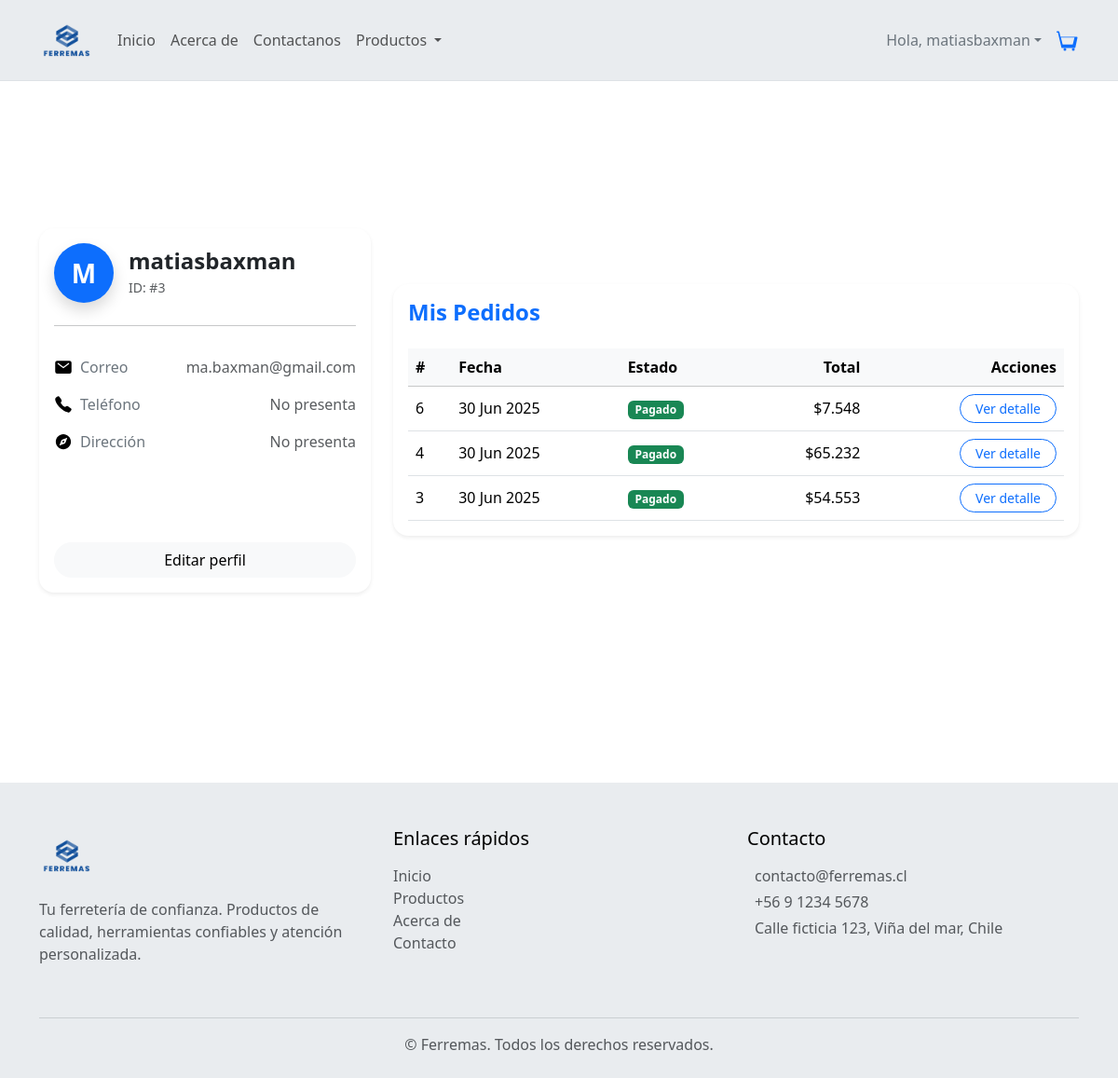
The page /users/profile/ (signed in) on the database its author committed.
### apps/users/models.py (models this page shows, shortened)
class CustomUser(AbstractUser):
    ROLE_CLIENT = 'CLIENTE'
    ROLE_SELLER = 'VENDEDOR'
    ROLE_WAREHOUSE = 'BODEGUERO'
    ROLE_ACCOUNTANT = 'CONTADOR'
    ROLE_ADMIN = 'ADMINISTRADOR'
    ROLE_CHOICES = [
        (ROLE_CLIENT, 'Cliente'),
        (ROLE_SELLER, 'Vendedor'),
        (ROLE_WAREHOUSE, 'Bodeguero'),
        (ROLE_ACCOUNTANT, 'Contador'),
        (ROLE_ADMIN, 'Administrador'),
    ]
    email = models.EmailField(unique=True)
    phone = models.CharField(max_length=15, blank=True)
    address = models.CharField(max_length=255, blank=True)
    role = models.CharField(
        max_length=20,
        choices=ROLE_CHOICES,
        default=ROLE_CLIENT,
        help_text="Rol del usuario"
    )
    objects = CustomUserManager()

### apps/store/models/orders.py (models this page shows, shortened)
class Order(models.Model):
    STATUS_PENDING = 'pending'
    STATUS_PAID = 'paid'
    STATUS_FAILED = 'failed'
    STATUS_CANCELLED = 'cancelled'
    STATUS_CHOICES = [
        (STATUS_PENDING, 'Pendiente'),
        (STATUS_PAID, 'Pagado'),
        (STATUS_FAILED, 'Fallido'),
        (STATUS_CANCELLED, 'Cancelado'),
    ]
    user = models.ForeignKey(settings.AUTH_USER_MODEL, on_delete=models.CASCADE)
    created_at = models.DateTimeField(auto_now_add=True)
    status = models.CharField(max_length=10, choices=STATUS_CHOICES, default=STATUS_PENDING)
    total = models.DecimalField(max_digits=12, decimal_places=2, default=Decimal('0.00'))
    shipping_address = models.CharField(max_length=255, default="")
    shipping_city = models.CharField(max_length=100, default="")
    shipping_region = models.CharField(max_length=100, default="")
    shipping_zip = models.CharField(max_length=20, default="")
    notes = models.TextField(blank=True, null=True)
    payment_token = models.CharField(max_length=100, unique=True, null=True, blank=True)

### apps/users/views.py (the view)
# urls.py: path('profile/', views.profile, name='profile'),
@login_required
def profile(request):
    user = request.user
    orders = Order.objects.filter(user=user).order_by('-created_at')
    context = {
        'user': user,
        'orders': orders,
    }
    return render(request, 'users/profile.html', context)

### apps/admin_panel/templatetags/clp_filters.py (called while the page is built)
@register.filter
def clp(value):
    try:
        value = float(value)
        return "${:,.0f}".format(value).replace(",", ".")
    except (ValueError, TypeError):
        return value

### apps/core/context_processors.py (called while the page is built)
def cart_item_count(request):
    count = 0
    if request.user.is_authenticated:
        cart = Cart.objects.filter(user=request.user).first()
        if cart:
            count = CartItem.objects.filter(cart=cart).aggregate(total=Sum('quantity'))['total'] or 0
    return {'cart_item_count': count}

### apps/users/templates/users/profile.html (shortened to what this page needs)
{% extends 'core/base.html' %}
{% load static %}
{% load clp_filters %}
{% block content %}
<div class="container d-flex flex-column min-vh-100 py-4 py-lg-5" style="margin-top: 40px;">
  <div class="row g-4 flex-grow-1 align-items-center justify-content-center">
    <div class="col-12 col-lg-4">
      <div class="card shadow-sm border-0 rounded-4 h-100">
        <div class="card-body pb-5 position-relative">
          <div class="d-flex align-items-center mb-4">
            <div class="avatar rounded-circle bg-primary text-white d-flex justify-content-center align-items-center shadow"
              style="width: 64px; height: 64px; font-size: 28px; font-weight: 600;">
              {{ user.username|slice:":1"|upper }}
            </div>
            <div class="ms-3">
              <h4 class="mb-1 fw-semibold text-break">{{ user.get_full_name|default:user.username }}</h4>
              <p class="text-muted mb-0 small">ID: #{{ user.id }}</p>
            </div>
          </div>
          <hr class="mb-4">
          <ul class="list-group list-group-flush mb-4">
            <li class="list-group-item px-0 d-flex justify-content-between align-items-center border-0">
              <div class="d-flex align-items-center text-secondary">
                <img src="{% static 'images/svg/email.svg' %}" class="me-2" style="width: 20px;"> Correo
              </div>
              <span class="text-muted text-break text-end">{{ user.email }}</span>
            </li>
            <li class="list-group-item px-0 d-flex justify-content-between align-items-center border-0">
              <div class="d-flex align-items-center text-secondary">
                <img src="{% static 'images/svg/call.svg' %}" class="me-2" style="width: 20px;"> Teléfono
              </div>
              <span class="text-muted text-end">{{ user.phone|default:"No presenta" }}</span>
            </li>
            <li class="list-group-item px-0 d-flex justify-content-between align-items-center border-0">
              <div class="d-flex align-items-center text-secondary">
                <img src="{% static 'images/svg/compass.svg' %}" class="me-2" style="width: 20px;"> Dirección
              </div>
              <span class="text-muted text-break text-end">{{ user.address|default:"No presenta" }}</span>
            </li>
          </ul>
        </div>
        <div class="card-footer bg-transparent border-top-0 py-3">
          <a href="{% url 'users:edit_profile' %}" class="btn btn-light rounded-pill w-100">
            Editar perfil
          </a>
        </div>
      </div>
    </div>
    <div class="col-12 col-lg-8">
      <div class="card shadow-sm border-0 rounded-4 h-100">
        <div class="card-body">
          <h4 class="mb-4 text-primary fw-semibold">Mis Pedidos</h4>
          {% if orders %}
          <div class="d-none d-lg-block">
            <div class="table-responsive" style="max-height: 500px; overflow-y: auto;">
              <table class="table table-hover align-middle mb-0">
                <thead class="table-light sticky-top">
                  <tr>
                    <th>#</th>
                    <th>Fecha</th>
                    <th>Estado</th>
                    <th class="text-end">Total</th>
                    <th class="text-end">Acciones</th>
                  </tr>
                </thead>
                <tbody>
                  {% for order in orders|slice:":5" %}
                  <tr>
                    <td>{{ order.id }}</td>
                    <td>{{ order.created_at|date:"d M Y" }}</td>
                    <td>
                      <span class="badge
                        {% if order.status == 'pending' %} bg-warning text-dark
                        {% elif order.status == 'paid' %} bg-success
                        {% elif order.status == 'cancelled' %} bg-danger
                        {% else %} bg-secondary
                        {% endif %}">
                        {{ order.get_status_display }}
                      </span>
                    </td>
                    <td class="text-end">{{ order.total|clp }}</td>
                    <td class="text-end">
                      <a href="{% url 'store:detail' order.id %}" class="btn btn-sm btn-outline-primary rounded-pill px-3">
                        Ver detalle
                      </a>
                    </td>
                  </tr>
                  {% endfor %}
                </tbody>
              </table>
            </div>
          </div>
          {% endif %}
        </div>
      </div>
    </div>
  </div>
</div>
{% endblock %}

### apps/core/templates/core/navbar.html (shortened to what this page needs)
{% load static %}
<nav class="navbar navbar-expand-lg border-bottom fixed-top bg-body-secondary">
    <div class="container">
        <a class="navbar-brand" href="{% url 'landing:index' %}">
            <img src="{% static 'images/icon/logo-transparent.png' %}" alt="Logo" style="max-height: 60px;">
        </a>
        <div class="collapse navbar-collapse" id="navbarNavDropdown">
            <ul class="navbar-nav me-auto mb-2 mb-lg-0">
                <li class="nav-item">
                    <a class="nav-link" href="{% url 'landing:index' %}">Inicio</a>
                </li>
                <li class="nav-item">
                    <a class="nav-link" href="{% url 'landing:about' %}">Acerca de</a>
                </li>
                <li class="nav-item">
                    <a class="nav-link" href="{% url 'landing:contact' %}">Contactanos</a>
                </li>
                <li class="nav-item dropdown position-static">
                    <a class="nav-link dropdown-toggle" href="#" role="button" data-bs-toggle="dropdown"
                        aria-expanded="false">
                        Productos
                    </a>
                </li>
            </ul>
            <div class="d-flex gap-3 align-items-center mt-3 mt-lg-0">
                {% if user.is_authenticated %}
                <div class="dropdown">
                    <a href="#" class="d-flex align-items-center text-decoration-none dropdown-toggle" id="userDropdown"
                        data-bs-toggle="dropdown" aria-expanded="false" style="color: #6c757d;">
                        Hola, {{ user.username }}
                    </a>
                </div>
                <a href="{% url 'store:cart' %}" class="position-relative text-decoration-none" title="Ver carrito">
                </a>
                {% else %}
                <a href="{% url 'authentication:login' %}" class="btn btn-link text-muted text-decoration-none">Iniciar
                    sesión</a>
                <a href="{% url 'authentication:register' %}" class="btn btn-primary">Crear cuenta</a>
                {% endif %}
            </div>
        </div>
    </div>
</nav>

### apps/core/templates/core/base.html (style rules this page uses)
* { overscroll-behavior: none; }
body { background-color: transparent; }

### rows shown on the page
CustomUser: username "matiasbaxman", username "M", get_full_name "matiasbaxman", id "3", email "ma.baxman@gmail.com", phone "No presenta", address "No presenta"
Order: id "6", created_at "30 Jun 2025", status "Pagado", total|clp "$7.548"
Order: id "4", created_at "30 Jun 2025", status "Pagado", total|clp "$65.232"
Order: id "3", created_at "30 Jun 2025", status "Pagado", total|clp "$54.553"
